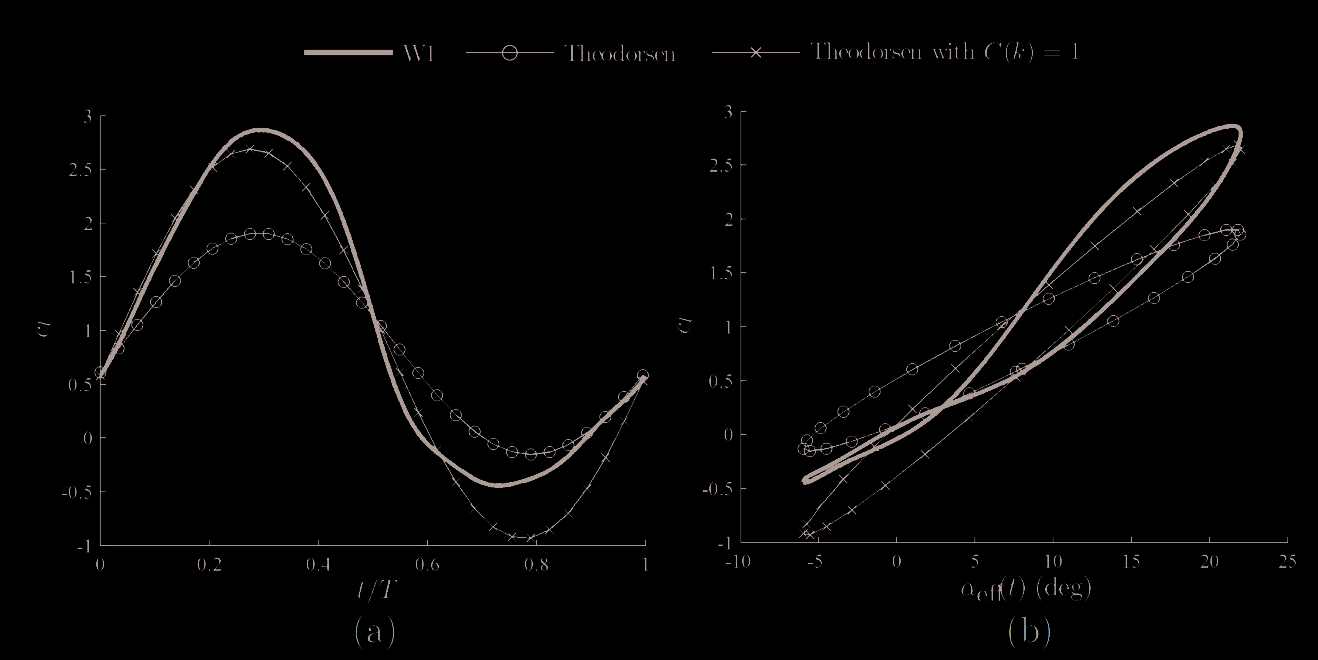
#> input picture docs/forward_flight_large_pitch/reproductions/baik2012_w1_w4/source_data/theodorsen/fig-000.jpg, 1318 x 660 px; its folder holds 4 pictures in this run
$ python extract_baik2012_fig528_531_theodorsen.py
#> lines starting #> are read from the running program, lines starting #| are printed output that depends on the picture
#> in main, rgb is the input picture: shape (660, 1318, 3); mean R, G, B 3.5, 3.2, 3.2
"""Digitize the two analytical lift baselines in Baik thesis Figs 5.28--5.31.

Only marker centres are used: circles = standard Theodorsen; crosses =
Theodorsen with C(k)=1.  The thick experimental trace is deliberately not
extracted here because its authoritative GT comes from Figures 5.24--5.27.
"""

from __future__ import annotations

import csv
import hashlib
import json
from pathlib import Path

import cv2
import matplotlib.pyplot as plt
import numpy as np
from PIL import Image


ROOT = Path(__file__).resolve().parent
FIGDIR = ROOT / "theodorsen"
CONFIG = [
    dict(case="W1", image=0, figure="5.28", pdf_page=208, printed_page=183,
         x0=100, x1=647, yt=116, yb=543, vtop=3.0, vbot=-1.0),
    dict(case="W2", image=1, figure="5.29", pdf_page=208, printed_page=183,
         x0=94, x1=652, yt=98, yb=539, vtop=6.0, vbot=-4.0),
    dict(case="W3", image=2, figure="5.30", pdf_page=209, printed_page=184,
         x0=100, x1=647, yt=112, yb=542, vtop=3.5, vbot=-1.5),
    dict(case="W4", image=3, figure="5.31", pdf_page=209, printed_page=184,
         x0=94, x1=655, yt=99, yb=540, vtop=5.0, vbot=-3.0),
]


def sha256(path: Path) -> str:
    return hashlib.sha256(path.read_bytes()).hexdigest()


def extract_markers(gray: np.ndarray, cfg: dict) -> tuple[np.ndarray, np.ndarray, np.ndarray, np.ndarray]:
    x0, x1, yt, yb = (cfg[key] for key in ("x0", "x1", "yt", "yb"))
    roi = gray[yt:yb + 1, x0:x1 + 1]
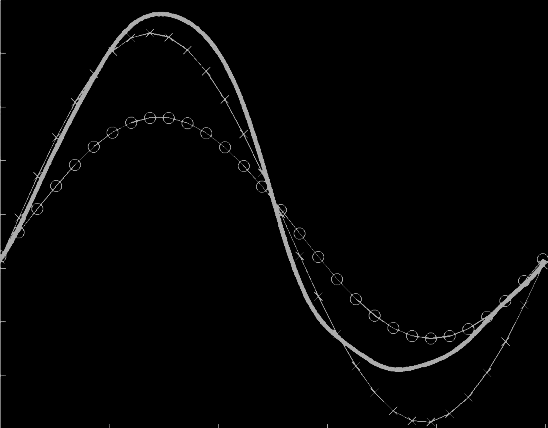
#> roi: shape (428, 548); min 0, max 184, mean 4.7
    # Open circles: 10--17 px diameter, with dark centres.
    circles = cv2.HoughCircles(
        roi, cv2.HOUGH_GRADIENT, dp=1.0, minDist=5,
        param1=50, param2=9, minRadius=4, maxRadius=10,
    )
#> circles = 48 rows, first 8: [93.5, 146.5, 6.9], [504.5, 300.5, 6.9], [354.5, 299.5, 5.5], [430.5, 337.5, 6.9], [18.5, 231.5, 6.9], [449.5, 336.5, 5.5], [55.5, 185.5, 4.4], [134.5, 28.5, 8.2]
    if circles is None:
        raise RuntimeError(f"No circle markers for {cfg['case']}")
    candidates = circles[0]
#> candidates has the same summary as circles
    # Keep the regularly spaced model markers inside the plot and reject text.
    candidates = candidates[
        (candidates[:, 0] >= 2) & (candidates[:, 0] <= x1 - x0 - 2)
        & (candidates[:, 1] >= 2) & (candidates[:, 1] <= yb - yt - 2)
    ]
    # At each expected ~1/28-cycle phase, use a short vertical window around a
    # smooth predicted standard-Theodorsen path.  Hough detection supplies the
    # subpixel centre; dynamic programming rejects spurious circles in text,
    # the thick experimental curve, and the cross-marker series.
    #
    # Marker count is read directly from the plot spacing; phase locations are
    # subsequently calculated from pixel x, not imposed from a formula.
    expected = np.linspace(0.0, 1.0, 29)
    candidate_sets = []
    for phase in expected:
        target = phase * (x1 - x0)
        nearby = candidates[np.abs(candidates[:, 0] - target) <= 11]
        candidate_sets.append(nearby)
#> this loop made 29 passes
#> nearby on passes 2, 3, 4, 5, 6, 7, 9: [[18.5, 231.5, 6.9], [26.5, 213.5, 4.6]], [[36.5, 209.5, 6], [35.5, 195.5, 8.2], [42.5, 193.5, 9.4]], [[55.5, 185.5, 4.4]], [[74.5, 164.5, 4.4]], [[93.5, 146.5, 6.9]], [[112.5, 132.5, 4.6], [126.5, 33.5, 5.9]], [[149.5, 118.5, 5.9]]
#> after the loop, candidate_sets = 29 items, first 6: empty array, [[18.5, 231.5, 6.9], [26.5, 213.5, 4.6]], [[36.5, 209.5, 6], [35.5, 195.5, 8.2], [42.5, 193.5, 9.4]], [[55.5, 185.5, 4.4]], [[74.5, 164.5, 4.4]], [[93.5, 146.5, 6.9]]
    # Allow endpoint gaps; seed them from the nearest image edge location.
    for index, nearby in enumerate(candidate_sets):
        if len(nearby):
            continue
        target = expected[index] * (x1 - x0)
        strip = roi[:, max(0, int(target)-2):min(roi.shape[1], int(target)+3)]
        y = int(np.argmax(cv2.GaussianBlur(strip, (1, 9), 1).max(axis=1)))
        candidate_sets[index] = np.array([[target, y, 0.0]], dtype=float)
#> this loop made 29 passes
#> after the loop, candidate_sets = 29 items, first 6: [[0, 256, 0]], [[18.5, 231.5, 6.9], [26.5, 213.5, 4.6]], [[36.5, 209.5, 6], [35.5, 195.5, 8.2], [42.5, 193.5, 9.4]], [[55.5, 185.5, 4.4]], [[74.5, 164.5, 4.4]], [[93.5, 146.5, 6.9]]
    costs = []
    backs = []
    for index, nearby in enumerate(candidate_sets):
        emission = []
        for x, y, _ in nearby:
            ix, iy = int(round(x)), int(round(y))
            patch = roi[max(0, iy-5):iy+6, max(0, ix-5):ix+6].astype(float)
            # A ring has much brighter perimeter than its central 3x3 region.
            center = patch[max(0, patch.shape[0]//2-1):patch.shape[0]//2+2,
                           max(0, patch.shape[1]//2-1):patch.shape[1]//2+2]
            emission.append(-0.02 * float(patch.sum()) + 0.12 * float(center.sum()))
        emission = np.asarray(emission)
        if index == 0:
            costs.append(emission); backs.append(np.zeros(len(nearby), dtype=int)); continue
        previous = candidate_sets[index - 1]
        transition = 0.018 * (nearby[:, None, 1] - previous[None, :, 1]) ** 2
        matrix = emission[:, None] + costs[-1][None, :] + transition
        back = np.argmin(matrix, axis=1)
        costs.append(matrix[np.arange(len(nearby)), back]); backs.append(back)
#> this loop made 29 passes
#> (nearby, emission, previous, transition, matrix, back) on passes 2 to 3: ([[18.5, 231.5, 6.9], [26.5, 213.5, 4.6]], [-118.2, -56.4], [[0, 256, 0]], [10.8, 32.51], [-110.9, -27.39], [0, 0]), ([[36.5, 209.5, 6], [35.5, 195.5, 8.2], [42.5, 193.5, 9.4]], [-25.8, -108.8, -32.32], [[18.5, 231.5, 6.9], [26.5, 213.5, 4.6]], [[8.71, 0.288], [23.33, 5.83], [25.99, 7.2]], [[-128, -52.9], [-196.4, -130.4], [-117.2, -52.51]], [0, 0, 0])
#> after the loop, backs = 29 items, first 6: [0], [0, 0], [0, 0, 0], [1], [0], [0]; costs = 29 items, first 6: [-3.5], [-110.9, -27.39], [-128, -196.4, -117.2], [-231.7], [-270.3], [-286.9]
    chosen = [0] * len(candidate_sets)
#> chosen = 29 values from 0 to 0
    chosen[-1] = int(np.argmin(costs[-1]))
    for index in range(len(candidate_sets) - 1, 0, -1):
        chosen[index - 1] = int(backs[index][chosen[index]])
#> this loop made 28 passes
#> index on passes 1 to 8: 28, 27, 26, 25, 24, 23, 22, 21
#> after the loop, chosen = 29 values, max 4 at index 13, min 0 at index 0, mean 0.448
    selected_circles = np.array(
        [candidate_sets[index][choice] for index, choice in enumerate(chosen)]
    )
#> selected_circles = 29 rows, first 8: [0, 256, 0], [18.5, 231.5, 6.9], [35.5, 195.5, 8.2], [55.5, 185.5, 4.4], [74.5, 164.5, 4.4], [93.5, 146.5, 6.9], [112.5, 132.5, 4.6], [129.5, 122.5, 5.5]
    circle_x = selected_circles[:, 0] + x0
#> circle_x = 29 values from 100 to 642.5
    circle_y = selected_circles[:, 1] + yt
#> circle_y = 29 values, max 460.5 at index 23, min 233.5 at index 9, mean 346.1

    # The C(k)=1 line is visibly thinner than the measured trace, but automated
    # cross-marker detection is not sufficiently robust in this JPEG.  Do not
    # publish a possibly misidentified analytical curve: return none and record
    # that identity only.  The baseline can be generated exactly from the
    # declared theory in the reproduction code if desired.
    return circle_x, circle_y, np.array([]), np.array([])


def main() -> None:
    rows = []
    audits = []
    fig, axes = plt.subplots(4, 1, figsize=(12, 14), constrained_layout=True)
    for cfg, ax in zip(CONFIG, axes, strict=True):
        path = FIGDIR / f"fig-{cfg['image']:03d}.jpg"
        rgb = np.asarray(Image.open(path).convert("RGB"))
        gray = rgb.max(axis=2)
        cx, cy, xx, xy = extract_markers(gray, cfg)
#> cx = 29 values from 100 to 642.5; cy has the same summary as circle_y in extract_markers; xx = empty array; xy = empty array
        for model, xs, ys in (
            ("theodorsen_standard", cx, cy),
            ("theodorsen_Ck_eq_1", xx, xy),
        ):
            phase = (xs - cfg["x0"]) / (cfg["x1"] - cfg["x0"])
            cl = cfg["vtop"] + (ys - cfg["yt"]) / (cfg["yb"] - cfg["yt"]) * (
                cfg["vbot"] - cfg["vtop"]
            )
            for p, value, px, py in zip(phase, cl, xs, ys, strict=True):
                rows.append(
                    dict(case=cfg["case"], model=model, phase_t_over_T=f"{p:.12g}",
                         cl=f"{value:.12g}", source_pixel_x=f"{px:.4f}",
                         source_pixel_y=f"{py:.4f}")
                )
#> this loop made 2 passes
#> model on pass 1: 'theodorsen_standard'
#> after the loop, rows = 29 items
        ax.imshow(rgb)
        ax.scatter(cx, cy, s=18, facecolors="none", edgecolors="red", lw=0.7)
        ax.scatter(xx, xy, s=12, color="cyan", marker="x", lw=0.6)
        ax.set_xlim(cfg["x0"] - 10, cfg["x1"] + 10)
        ax.set_ylim(cfg["yb"] + 10, cfg["yt"] - 10)
        ax.axis("off")
        ax.set_title(f"{cfg['case']}: red=open-circle centres (standard Theodorsen)")
        audits.append({**cfg, "source_image_sha256": sha256(path),
                       "standard_marker_count": len(cx), "Ck1_marker_count": len(xx),
                       "Ck1_status": "identity frozen, raster points not published: automated trace rejected"})
#> pass 2 of the loop in main, `for cfg, ax in zip(CONFIG, axes, strict=True):`:
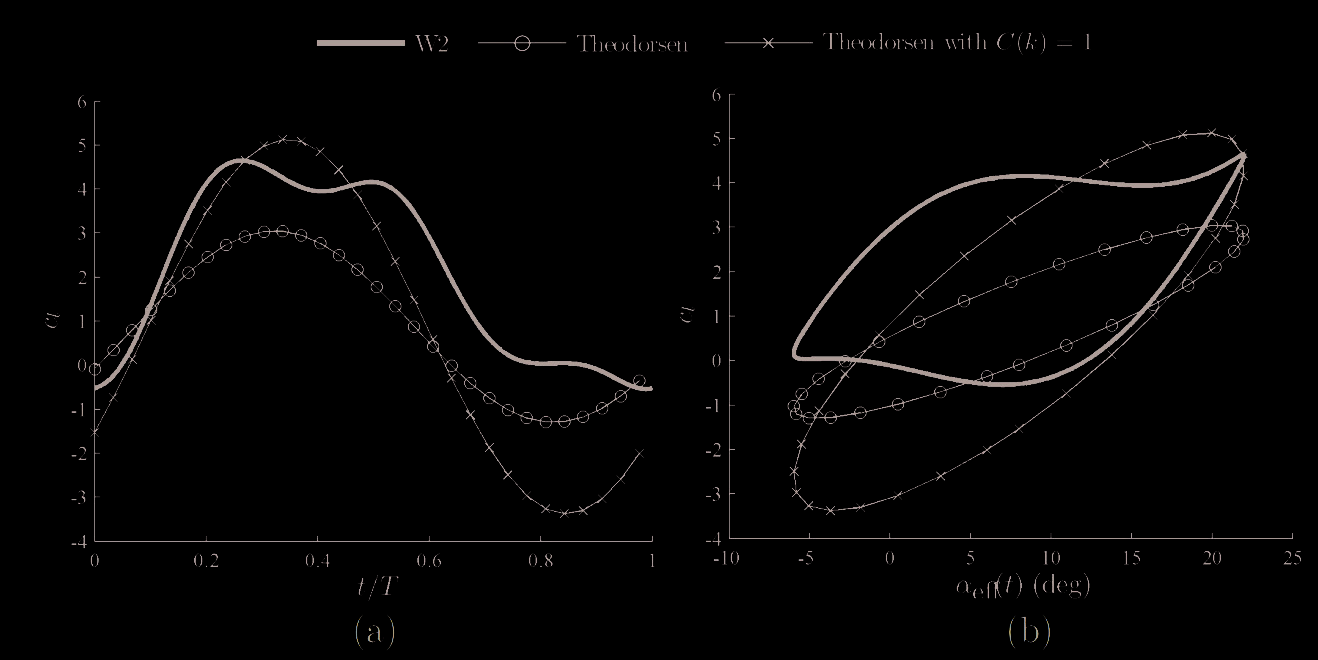
#> input picture docs/forward_flight_large_pitch/reproductions/baik2012_w1_w4/source_data/theodorsen/fig-001.jpg, 1318 x 660 px
#> in main, rgb is the input picture: shape (660, 1318, 3); mean R, G, B 3.7, 3.3, 3.3
#> in extract_markers (call 2), `roi = gray[yt:yb + 1, x0:x1 + 1]`:
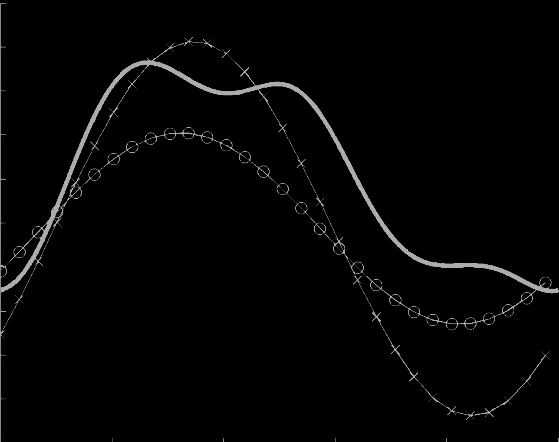
#> roi: shape (442, 559); min 0, max 184, mean 4.2
#> circles = 37 rows, first 8: [413.5, 311.5, 6.9], [319.5, 228.5, 6.9], [188.5, 132.5, 6.9], [470.5, 323.5, 6.9], [338.5, 248.5, 6.9], [70.5, 190.5, 9.4], [244.5, 155.5, 5.5], [394.5, 299.5, 4.6]
#> in extract_markers (call 2), `candidates = circles[0]`: candidates has the same summary as circles
#> in extract_markers (call 2), `candidates = candidates[ (candidates[:, 0] >= 2) & (candidates[:, 0] <..`: candidates = 36 rows, first 8: [413.5, 311.5, 6.9], [319.5, 228.5, 6.9], [188.5, 132.5, 6.9], [470.5, 323.5, 6.9], [338.5, 248.5, 6.9], [70.5, 190.5, 9.4], [244.5, 155.5, 5.5], [394.5, 299.5, 4.6]
#> expected = 29 values from 0 to 1
#> the loop in extract_markers (call 2), `for phase in expected:` made 29 passes
#> (phase, target, nearby) on passes 2 to 4: (0.0357, 19.93, [[19.5, 250.5, 5.5]]), (0.0714, 39.86, [[43.5, 238.5, 6], [35.5, 232.5, 6], [31.5, 249.5, 7.1]]), (0.107, 59.79, [[70.5, 190.5, 9.4], [56.5, 212.5, 6]])
#> after the loop in extract_markers (call 2), `for phase in expected:`: candidate_sets = 29 items
#> the loop in extract_markers (call 2), `for index, nearby in enumerate(candidate_sets):` made 29 passes
#> nearby on passes 2 to 5: [[19.5, 250.5, 5.5]], [[43.5, 238.5, 6], [35.5, 232.5, 6], [31.5, 249.5, 7.1]], [[70.5, 190.5, 9.4], [56.5, 212.5, 6]], [[70.5, 190.5, 9.4], [76.5, 192.5, 6], [75.5, 176.5, 5.5]]
#> the loop in extract_markers (call 2), `for index, nearby in enumerate(candidate_sets):` made 29 passes
#> (nearby, emission, previous, transition, matrix, back) on passes 2 to 3: ([[19.5, 250.5, 5.5]], [-26.58], [[0, 289, 0]], [26.68], [73.62], [0]), ([[43.5, 238.5, 6], [35.5, 232.5, 6], [31.5, 249.5, 7.1]], [-49.9, -41.38, -120.9], [[19.5, 250.5, 5.5]], [2.59, 5.83, 0.018], [26.31, 38.07, -47.26], [0, 0, 0])
#> after the loop in extract_markers (call 2), `for index, nearby in enumerate(candidate_sets):`: backs = 29 items, first 6: [0], [0], [0, 0, 0], [2, 2], [1, 1, 1], [1, 2]; costs = 29 items, first 6: [73.52], [73.62], [26.31, 38.07, -47.26], [1.68, -158.8], [-163.8, -213.2, -200.7], [-247.4, -160.2]
#> in extract_markers (call 2), `chosen = [0] * len(candidate_sets)`: chosen = 29 values from 0 to 0
#> the loop in extract_markers (call 2), `for index in range(len(candidate_sets) - 1, 0, -1):` made 28 passes
#> after the loop in extract_markers (call 2), `for index in range(len(candidate_sets) - 1, 0, -1):`: chosen = 29 values, max 2 at index 2, min 0 at index 0, mean 0.276
#> selected_circles = 29 rows, first 8: [0, 289, 0], [19.5, 250.5, 5.5], [31.5, 249.5, 7.1], [56.5, 212.5, 6], [76.5, 192.5, 6], [94.5, 174.5, 6], [112.5, 158.5, 6.9], [131.5, 146.5, 4.4]
#> circle_x = 29 values from 94 to 652
#> circle_y = 29 values, max 420.5 at index 23, min 230.5 at index 9, mean 330.7
#> cx = 29 values from 94 to 652; cy has the same summary as circle_y in extract_markers
#> the loop in main, `for model, xs, ys in ( ("theodorsen_standard", cx, cy), ("theodorsen_C..` made 2 passes
#> after the loop in main, `for model, xs, ys in (`: rows = 58 items
#> pass 3 of the loop in main, `for cfg, ax in zip(CONFIG, axes, strict=True):`:
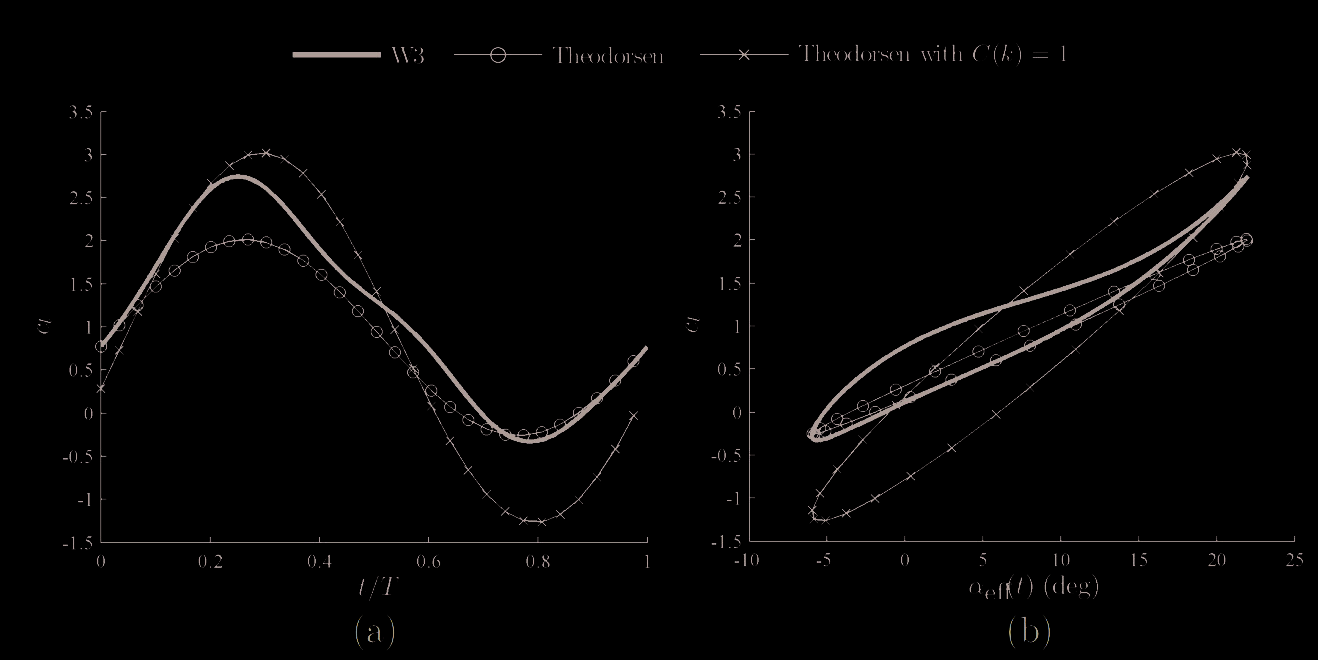
#> input picture docs/forward_flight_large_pitch/reproductions/baik2012_w1_w4/source_data/theodorsen/fig-002.jpg, 1318 x 660 px
#> in main, rgb is the input picture: shape (660, 1318, 3); mean R, G, B 3.3, 3, 3
#> in extract_markers (call 3), `roi = gray[yt:yb + 1, x0:x1 + 1]`:
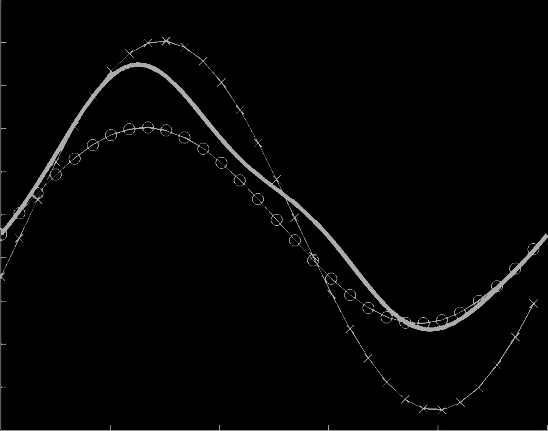
#> roi: shape (431, 548); min 0, max 185, mean 4.4
#> circles = 48 rows, first 8: [110.5, 134.5, 6.6], [276.5, 219.5, 6.9], [74.5, 158.5, 6.9], [63.5, 158.5, 8.2], [532.5, 248.5, 6.9], [377.5, 305.5, 8.2], [440.5, 319.5, 5.9], [128.5, 127.5, 5.5]
#> in extract_markers (call 3), `candidates = circles[0]`: candidates has the same summary as circles
#> the loop in extract_markers (call 3), `for phase in expected:` made 29 passes
#> (phase, target, nearby) on passes 2, 3, 5: (0.0357, 19.54, [[19.5, 212.5, 5.9], [12.5, 232.5, 7.1], [18.5, 222.5, 6]]), (0.0714, 39.07, [[38.5, 192.5, 4.6]]), (0.143, 78.14, [[74.5, 158.5, 6.9]])
#> the loop in extract_markers (call 3), `for index, nearby in enumerate(candidate_sets):` made 29 passes
#> nearby on passes 1, 2, 3, 5: [[3.5, 218.5, 5.5]], [[19.5, 212.5, 5.9], [12.5, 232.5, 7.1], [18.5, 222.5, 6]], [[38.5, 192.5, 4.6]], [[74.5, 158.5, 6.9]]
#> the loop in extract_markers (call 3), `for index, nearby in enumerate(candidate_sets):` made 29 passes
#> (nearby, emission, previous, transition, matrix, back) on passes 2 to 3: ([[19.5, 212.5, 5.9], [12.5, 232.5, 7.1], [18.5, 222.5, 6]], [-92.82, -18.72, -56.68], [[3.5, 218.5, 5.5]], [0.648, 3.53, 0.288], [-151, -73.97, -115.2], [0, 0, 0]), ([[38.5, 192.5, 4.6]], [-132.3], [[19.5, 212.5, 5.9], [12.5, 232.5, 7.1], [18.5, 222.5, 6]], [[7.2, 28.8, 16.2]], [[-276.1, -177.5, -231.3]], [0])
#> after the loop in extract_markers (call 3), `for index, nearby in enumerate(candidate_sets):`: backs = 29 items, first 6: [0], [0, 0, 0], [0], [0, 0, 0, 0], [1], [0]; costs = 29 items, first 6: [-58.78], [-151, -73.97, -115.2], [-276.1], [-285.9, -336, -302.1, -313.9], [-351.7], [-375.6]
#> in extract_markers (call 3), `chosen = [0] * len(candidate_sets)`: chosen = 29 values from 0 to 0
#> the loop in extract_markers (call 3), `for index in range(len(candidate_sets) - 1, 0, -1):` made 28 passes
#> after the loop in extract_markers (call 3), `for index in range(len(candidate_sets) - 1, 0, -1):`: chosen = 29 values, max 1 at index 3, min 0 at index 0, mean 0.172
#> selected_circles = 29 rows, first 8: [3.5, 218.5, 5.5], [19.5, 212.5, 5.9], [38.5, 192.5, 4.6], [54.5, 171.5, 6], [74.5, 158.5, 6.9], [92.5, 144.5, 4.4], [110.5, 134.5, 6.6], [128.5, 127.5, 5.5]
#> circle_x = 29 values from 103.5 to 647
#> circle_y = 29 values, max 434.5 at index 22, min 238.5 at index 8, mean 337.4
#> cx = 29 values from 103.5 to 647; cy has the same summary as circle_y in extract_markers
#> after the loop in main, `for model, xs, ys in (`: rows = 87 items
#> the loop made 4 passes; the first 3 are shown
    out = ROOT / "baik2012_fig528_531_theodorsen_lift_markers.csv"
    # Hough can return the same circle twice for a few panels.  Keep one row
    # per source-pixel centre; do not turn detector duplicates into extra
    # published observations.
    unique_rows = []
    seen_centres = set()
    for row in rows:
        key = (
            row["case"],
            row["model"],
            row["source_pixel_x"],
            row["source_pixel_y"],
        )
        if key not in seen_centres:
            unique_rows.append(row)
            seen_centres.add(key)
    for panel in audits:
        panel["standard_marker_count_raw_detector"] = panel["standard_marker_count"]
        panel["standard_marker_count"] = sum(
            row["case"] == panel["case"] for row in unique_rows
        )
    with out.open("w", newline="", encoding="utf-8") as handle:
        writer = csv.DictWriter(handle, fieldnames=list(unique_rows[0]))
        writer.writeheader(); writer.writerows(unique_rows)
    overlay = ROOT / "baik2012_fig528_531_theodorsen_marker_overlay.png"
    fig.savefig(overlay, dpi=180); plt.close(fig)
#> after `fig.savefig(overlay, dpi=180)`:
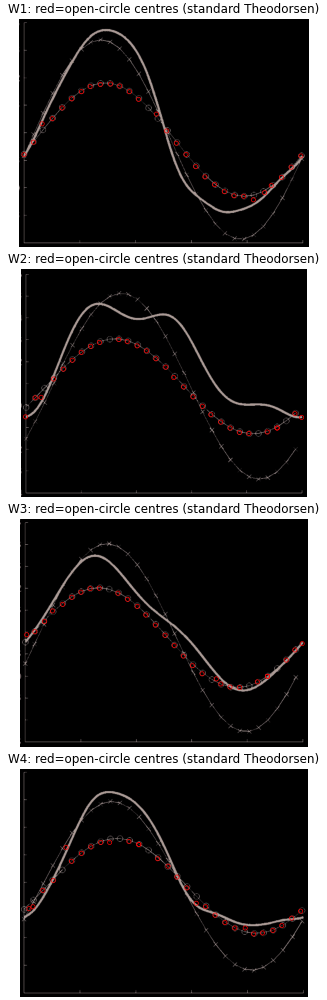
#> figure drawn by matplotlib, 4 panels
    audit = {"curve_identity": {"open_circle": "standard Theodorsen",
                                "cross": "Theodorsen with C(k)=1",
                                "thick_line": "measured (not extracted here)"},
             "phase_or_amplitude_fit": False, "model_output_used_to_fill_gt": False,
             "panels": audits,
             "output_sha256": {out.name: sha256(out), overlay.name: sha256(overlay)}}
    (ROOT / "baik2012_fig528_531_theodorsen_audit.json").write_text(
        json.dumps(audit, indent=2) + "\n", encoding="utf-8")


if __name__ == "__main__":
#> (the run stopped early here; a loop or call above may not have finished)
